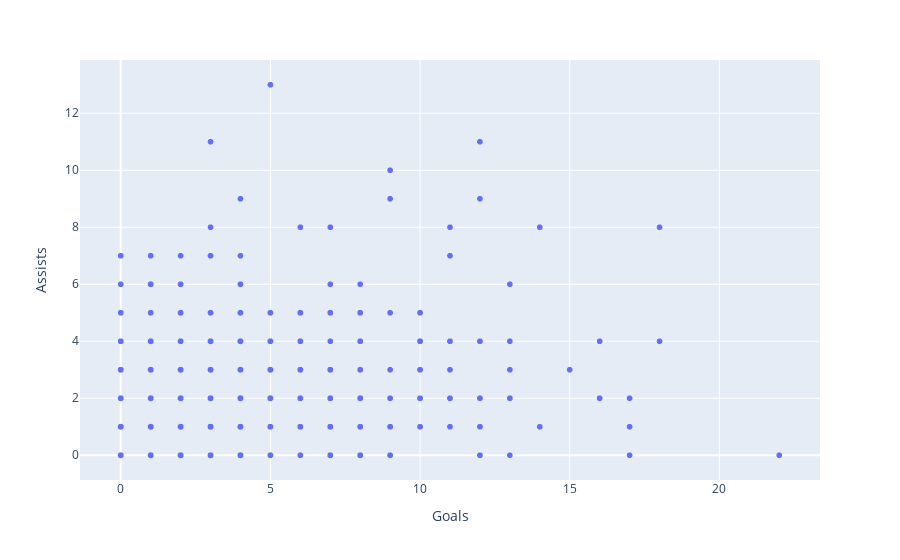

Here is the notebook cell this chart was saved with:
### Code cell
px.scatter(striker_dataframe, x='Goals', y='Assists', hover_data=['Player'])

### Figure 1 — Plotly figure (JSON) as saved in the notebook; plotly's stock layout.template omitted (floating-point values rounded to 4 significant figures; data arrays with more than 128 entries replaced by an {"elided": "..."} marker saying what was removed)
{"data": [{"customdata": {"elided": "1060x1 str values"}, "hovertemplate": "Goals=%{x}<br>Assists=%{y}<br>Player=%{customdata[0]}<extra></extra>", "legendgroup": "", "marker": {"color": "#636efa", "symbol": "circle"}, "mode": "markers", "name": "", "showlegend": false, "type": "scattergl", "x": {"elided": "1060 int values"}, "xaxis": "x", "y": {"elided": "1060 int values"}, "yaxis": "y"}], "layout": {"legend": {"tracegroupgap": 0}, "margin": {"t": 60}, "xaxis": {"anchor": "y", "domain": [0, 1], "title": {"text": "Goals"}}, "yaxis": {"anchor": "x", "domain": [0, 1], "title": {"text": "Assists"}}}}
